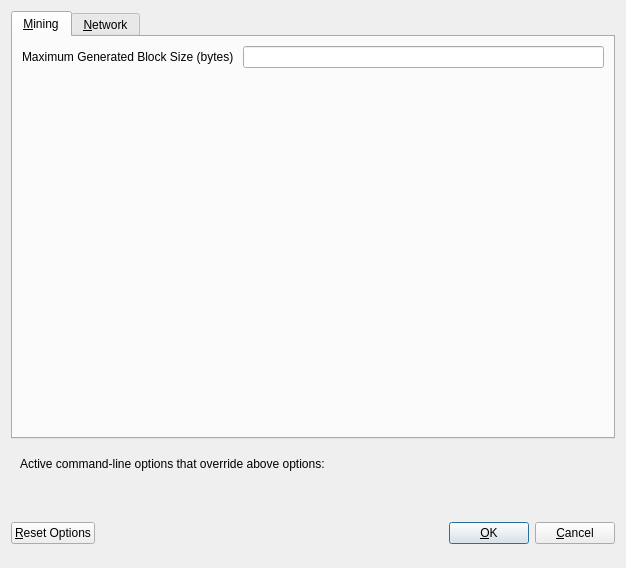
<?xml version="1.0" encoding="UTF-8"?>
<ui version="4.0">
 <class>UnlimitedDialog</class>
 <widget class="QDialog" name="UnlimitedDialog">
  <property name="geometry">
   <rect>
    <x>0</x>
    <y>0</y>
    <width>626</width>
    <height>568</height>
   </rect>
  </property>
  <property name="windowTitle">
   <string>Unlimited</string>
  </property>
  <property name="modal">
   <bool>true</bool>
  </property>
  <layout class="QVBoxLayout" name="verticalLayout">
   <item>
    <widget class="QTabWidget" name="tabWidget">
     <property name="currentIndex">
      <number>0</number>
     </property>
     <widget class="QWidget" name="tabMining">
      <attribute name="title">
       <string>&amp;Mining</string>
      </attribute>
      <layout class="QVBoxLayout" name="verticalLayout_Main">
       <item>
        <layout class="QHBoxLayout" name="maxgenblockszLayout">
         <item>
          <widget class="QLabel" name="label_2">
           <property name="toolTip">
             <string>The largest block that will be mined</string>
           </property>
           <property name="text">
            <string>Maximum Generated Block Size (bytes) </string>
           </property>
          </widget>
         </item>
         <item>
          <widget class="QLineEdit" name="miningMaxBlock">
           <property name="toolTip">
             <string>The largest block that will be mined</string>
           </property>
          </widget>
         </item>
        </layout>
       </item>
       <item>
        <spacer name="verticalSpacer_Main">
         <property name="orientation">
          <enum>Qt::Vertical</enum>
         </property>
         <property name="sizeHint" stdset="0">
          <size>
           <width>20</width>
           <height>40</height>
          </size>
         </property>
        </spacer>
       </item>
      </layout>
     </widget>
     <widget class="QWidget" name="tabNetwork">
      <attribute name="title">
       <string>&amp;Network</string>
      </attribute>
      <layout class="QVBoxLayout" name="verticalLayout_Network">
       <item>
        <layout class="QHBoxLayout" name="horizontalLayout_3_Network"/>
       </item>
       <item>
        <widget class="QLabel" name="bandwidth">
         <property name="text">
          <string>Bandwidth Restrictions in KBytes/sec (check to enable):</string>
         </property>
        </widget>
       </item>
       <item>
        <layout class="QHBoxLayout" name="sendShaping">
         <item>
          <widget class="QCheckBox" name="sendShapingEnable">
           <property name="text">
            <string>Send</string>
           </property>
          </widget>
         </item>
         <item>
          <widget class="QLabel" name="sendburstlabel">
           <property name="text">
            <string>Max</string>
           </property>
          </widget>
         </item>
         <item>
          <widget class="QLineEdit" name="sendBurstEdit">
           <property name="sizePolicy">
            <sizepolicy hsizetype="Fixed" vsizetype="Fixed">
             <horstretch>0</horstretch>
             <verstretch>0</verstretch>
            </sizepolicy>
           </property>
           <property name="maximumSize">
            <size>
             <width>55</width>
             <height>16777215</height>
            </size>
           </property>
           <property name="baseSize">
            <size>
             <width>64</width>
             <height>0</height>
            </size>
           </property>
          </widget>
         </item>
         <item>
          <widget class="QSlider" name="sendBurstSlider">
           <property name="orientation">
            <enum>Qt::Horizontal</enum>
           </property>
          </widget>
         </item>
         <item>
          <widget class="QLabel" name="sendlabel">
           <property name="text">
            <string>Average</string>
           </property>
          </widget>
         </item>
         <item>
          <widget class="QLineEdit" name="sendAveEdit">
           <property name="maximumSize">
            <size>
             <width>55</width>
             <height>16777215</height>
            </size>
           </property>
          </widget>
         </item>
         <item>
          <widget class="QSlider" name="sendAveSlider">
           <property name="orientation">
            <enum>Qt::Horizontal</enum>
           </property>
          </widget>
         </item>
        </layout>
       </item>
       <item>
        <layout class="QHBoxLayout" name="recvShaping">
         <item>
          <widget class="QCheckBox" name="recvShapingEnable">
           <property name="text">
            <string>Receive</string>
           </property>
          </widget>
         </item>
         <item>
          <widget class="QLabel" name="recvburstlabel">
           <property name="text">
            <string>Max</string>
           </property>
          </widget>
         </item>
         <item>
          <widget class="QLineEdit" name="recvBurstEdit">
           <property name="maximumSize">
            <size>
             <width>55</width>
             <height>16777215</height>
            </size>
           </property>
          </widget>
         </item>
         <item>
          <widget class="QSlider" name="recvBurstSlider">
           <property name="orientation">
            <enum>Qt::Horizontal</enum>
           </property>
          </widget>
         </item>
         <item>
          <widget class="QLabel" name="receivelabel">
           <property name="text">
            <string>Average</string>
           </property>
          </widget>
         </item>
         <item>
          <widget class="QLineEdit" name="recvAveEdit">
           <property name="maximumSize">
            <size>
             <width>55</width>
             <height>16777215</height>
            </size>
           </property>
          </widget>
         </item>
         <item>
          <widget class="QSlider" name="recvAveSlider">
           <property name="orientation">
            <enum>Qt::Horizontal</enum>
           </property>
          </widget>
         </item>
        </layout>
       </item>
       <item>
        <widget class="QLabel" name="errorText">
         <property name="text">
          <string/>
         </property>
        </widget>
       </item>
       <item>
        <spacer name="verticalSpacer_Network">
         <property name="orientation">
          <enum>Qt::Vertical</enum>
         </property>
         <property name="sizeHint" stdset="0">
          <size>
           <width>20</width>
           <height>40</height>
          </size>
         </property>
        </spacer>
       </item>
      </layout>
     </widget>
    </widget>
   </item>
   <item>
    <widget class="QFrame" name="frame">
     <layout class="QVBoxLayout" name="verticalLayout_Bottom">
      <item>
       <layout class="QHBoxLayout" name="horizontalLayout_Bottom">
        <item>
         <widget class="QLabel" name="overriddenByCommandLineInfoLabel">
          <property name="text">
           <string>Active command-line options that override above options:</string>
          </property>
          <property name="textFormat">
           <enum>Qt::PlainText</enum>
          </property>
         </widget>
        </item>
        <item>
         <spacer name="horizontalSpacer_Bottom">
          <property name="orientation">
           <enum>Qt::Horizontal</enum>
          </property>
          <property name="sizeHint" stdset="0">
           <size>
            <width>40</width>
            <height>20</height>
           </size>
          </property>
         </spacer>
        </item>
       </layout>
      </item>
      <item>
       <widget class="QLabel" name="overriddenByCommandLineLabel">
        <property name="text">
         <string/>
        </property>
        <property name="textFormat">
         <enum>Qt::PlainText</enum>
        </property>
        <property name="wordWrap">
         <bool>true</bool>
        </property>
       </widget>
      </item>
     </layout>
    </widget>
   </item>
   <item>
    <layout class="QHBoxLayout" name="horizontalLayout_Buttons">
     <item>
      <widget class="QPushButton" name="resetButton">
       <property name="toolTip">
        <string>Reset all client options to default.</string>
       </property>
       <property name="text">
        <string>&amp;Reset Options</string>
       </property>
       <property name="autoDefault">
        <bool>false</bool>
       </property>
      </widget>
     </item>
     <item>
      <spacer name="horizontalSpacer_1">
       <property name="orientation">
        <enum>Qt::Horizontal</enum>
       </property>
       <property name="sizeHint" stdset="0">
        <size>
         <width>40</width>
         <height>48</height>
        </size>
       </property>
      </spacer>
     </item>
     <item>
      <widget class="QLabel" name="statusLabel">
       <property name="minimumSize">
        <size>
         <width>200</width>
         <height>0</height>
        </size>
       </property>
       <property name="font">
        <font>
         <weight>75</weight>
         <bold>true</bold>
        </font>
       </property>
       <property name="text">
        <string/>
       </property>
       <property name="textFormat">
        <enum>Qt::PlainText</enum>
       </property>
       <property name="wordWrap">
        <bool>true</bool>
       </property>
      </widget>
     </item>
     <item>
      <spacer name="horizontalSpacer_2">
       <property name="orientation">
        <enum>Qt::Horizontal</enum>
       </property>
       <property name="sizeHint" stdset="0">
        <size>
         <width>40</width>
         <height>48</height>
        </size>
       </property>
      </spacer>
     </item>
     <item>
      <widget class="QPushButton" name="okButton">
       <property name="text">
        <string>&amp;OK</string>
       </property>
       <property name="autoDefault">
        <bool>false</bool>
       </property>
       <property name="default">
        <bool>true</bool>
       </property>
      </widget>
     </item>
     <item>
      <widget class="QPushButton" name="cancelButton">
       <property name="text">
        <string>&amp;Cancel</string>
       </property>
       <property name="autoDefault">
        <bool>false</bool>
       </property>
      </widget>
     </item>
    </layout>
   </item>
  </layout>
 </widget>
 <resources/>
 <connections/>
</ui>
